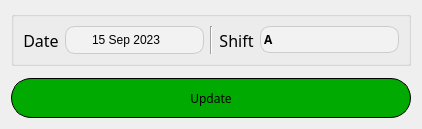
         <widget class="QWidget" name="update">
          <attribute name="title">
           <string>Update</string>
          </attribute>
          <layout class="QVBoxLayout" name="verticalLayout_5">
           <item>
            <widget class="QGroupBox" name="date_shift">
             <layout class="QHBoxLayout" name="horizontalLayout_7">
              <item alignment="Qt::AlignLeft">
               <widget class="QLabel" name="label_4">
                <property name="font">
                 <font>
                  <family>Siemens Slab</family>
                  <pointsize>12</pointsize>
                 </font>
                </property>
                <property name="text">
                 <string>Date</string>
                </property>
                <property name="alignment">
                 <set>Qt::AlignCenter</set>
                </property>
               </widget>
              </item>
              <item>
               <widget class="QDateEdit" name="dateEdit">
                <property name="sizePolicy">
                 <sizepolicy hsizetype="Expanding" vsizetype="Fixed">
                  <horstretch>0</horstretch>
                  <verstretch>0</verstretch>
                 </sizepolicy>
                </property>
                <property name="toolTip">
                 <string>Date Selection</string>
                </property>
                <property name="styleSheet">
                 <string notr="true">QDateEdit {
                background-color: #f2f2f2;
                border: 1px solid #ccc;
                border-radius: 10px; /* Adjust the border radius as needed */
                padding: 5px;
            }
            
            QDateEdit::drop-down {
                border: none;
            }
            
            QDateEdit::down-arrow {
                image: url(cal.png); /* Replace 'calendar.png' with your own icon */
                width: 16px;
                height: 16px;
            }</string>
                </property>
                <property name="alignment">
                 <set>Qt::AlignCenter</set>
                </property>
                <property name="currentSection">
                 <enum>QDateTimeEdit::DaySection</enum>
                </property>
                <property name="calendarPopup">
                 <bool>true</bool>
                </property>
                <property name="date">
                 <date>
                  <year>2023</year>
                  <month>9</month>
                  <day>15</day>
                 </date>
                </property>
               </widget>
              </item>
              <item>
               <widget class="Line" name="line">
                <property name="orientation">
                 <enum>Qt::Vertical</enum>
                </property>
               </widget>
              </item>
              <item alignment="Qt::AlignLeft">
               <widget class="QLabel" name="label_5">
                <property name="font">
                 <font>
                  <family>Siemens Slab</family>
                  <pointsize>12</pointsize>
                 </font>
                </property>
                <property name="text">
                 <string>Shift</string>
                </property>
                <property name="alignment">
                 <set>Qt::AlignCenter</set>
                </property>
               </widget>
              </item>
              <item>
               <widget class="QComboBox" name="comboBox">
                <property name="sizePolicy">
                 <sizepolicy hsizetype="Expanding" vsizetype="Fixed">
                  <horstretch>0</horstretch>
                  <verstretch>0</verstretch>
                 </sizepolicy>
                </property>
                <property name="maximumSize">
                 <size>
                  <width>16777215</width>
                  <height>16777215</height>
                 </size>
                </property>
                <property name="font">
                 <font>
                  <family>Siemens Slab</family>
                  <pointsize>9</pointsize>
                  <bold>true</bold>
                  <underline>false</underline>
                  <stylestrategy>PreferAntialias</stylestrategy>
                 </font>
                </property>
                <property name="cursor">
                 <cursorShape>PointingHandCursor</cursorShape>
                </property>
                <property name="mouseTracking">
                 <bool>false</bool>
                </property>
                <property name="toolTip">
                 <string>Shift Selection</string>
                </property>
                <property name="layoutDirection">
                 <enum>Qt::LeftToRight</enum>
                </property>
                <property name="autoFillBackground">
                 <bool>false</bool>
                </property>
                <property name="styleSheet">
                 <string notr="true">QComboBox{
                background-color: #f2f2f2;
                border: 1px solid #ccc;
                border-radius: 10px; /* Adjust the border radius as needed */
                padding: 3px;
				/*text-align: center;*/
				/*content-align:center;*/
				/*justification:center;*/
				

            }
QComboBox::drop-down{
                border: None;
             
            }</string>
                </property>
                <property name="sizeAdjustPolicy">
                 <enum>QComboBox::AdjustToContentsOnFirstShow</enum>
                </property>
                <property name="iconSize">
                 <size>
                  <width>16</width>
                  <height>16</height>
                 </size>
                </property>
                <property name="frame">
                 <bool>false</bool>
                </property>
                <property name="icon" stdset="0">
                 <iconset>
                  <normaloff>cal.png</normaloff>cal.png</iconset>
                </property>
                <item>
                 <property name="text">
                  <string>A</string>
                 </property>
                </item>
                <item>
                 <property name="text">
                  <string>B</string>
                 </property>
                </item>
                <item>
                 <property name="text">
                  <string>C</string>
                 </property>
                </item>
               </widget>
              </item>
             </layout>
            </widget>
           </item>
           <item>
            <widget class="QFrame" name="frame_5">
             <property name="sizePolicy">
              <sizepolicy hsizetype="Preferred" vsizetype="Expanding">
               <horstretch>0</horstretch>
               <verstretch>0</verstretch>
              </sizepolicy>
             </property>
             <property name="frameShape">
              <enum>QFrame::StyledPanel</enum>
             </property>
             <property name="frameShadow">
              <enum>QFrame::Raised</enum>
             </property>
            </widget>
           </item>
           <item>
            <layout class="QHBoxLayout" name="horizontalLayout_8">
             <item>
              <widget class="QPushButton" name="pushButton_2">
               <property name="minimumSize">
                <size>
                 <width>400</width>
                 <height>40</height>
                </size>
               </property>
               <property name="maximumSize">
                <size>
                 <width>400</width>
                 <height>16777215</height>
                </size>
               </property>
               <property name="font">
                <font>
                 <family>Siemens Slab</family>
                </font>
               </property>
               <property name="toolTip">
                <string>Update Check List</string>
               </property>
               <property name="toolTipDuration">
                <number>-1</number>
               </property>
               <property name="styleSheet">
                <string notr="true">QPushButton {
            background-color:rgb(0, 170, 0); 
            border: 1px solid black;
			border-radius:20px;
        }
        QPushButton:hover {
			background-color: rgb(85, 255, 0);
        }</string>
               </property>
               <property name="text">
                <string>Update</string>
               </property>
              </widget>
             </item>
            </layout>
           </item>
          </layout>
         </widget>
